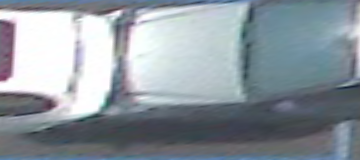
#> input picture Adaboost/Adaboost/data/test/car/vc_140.png, 360 x 160 px, given in place of video.mp4, which was not available
$ python absdiff.py
#> lines starting #> are read from the running program, lines starting #| are printed output that depends on the picture; pictures that were not available may be replaced by others from this repository, and a replacement may not be noted
import cv2 as cv
import numpy as np

video = cv.VideoCapture('video.mp4')

while(1):
    ret, frame1 = video.read()
#> frame1 is the input picture: shape (160, 360, 3); mean B, G, R 158.9, 151.2, 141.9
    ret, frame2 = video.read()
    gray1 = cv.cvtColor(frame1, cv.COLOR_BGR2GRAY)
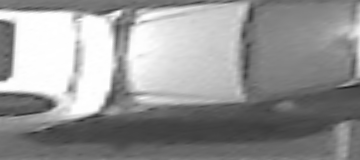
#> gray1: shape (160, 360); min 28, max 255, mean 149.3
    gray2 = cv.cvtColor(frame2, cv.COLOR_BGR2GRAY)
    blur1 = cv.GaussianBlur(gray1,(5,5),0)
    blur2 = cv.GaussianBlur(gray2,(5,5),0)
    result = cv.absdiff(blur1,blur2)
#> result: shape (160, 360); every value is 0
    result = cv.cvtColor(result,cv.COLOR_GRAY2BGR)
#> result: shape (160, 360, 3); every value is 0
    hsv = cv.cvtColor(result,cv.COLOR_BGR2HSV)
    lower_red = np.array([0,0,0])
    upper_red = np.array([0,50,50])
    mask=cv.inRange(hsv,lower_red,upper_red)
#> mask: shape (160, 360); every value is 255
    result[mask>0]=(0,0,0)
    result[mask<=0]=(0,255,0)
    toge = np.hstack((frame2,result))
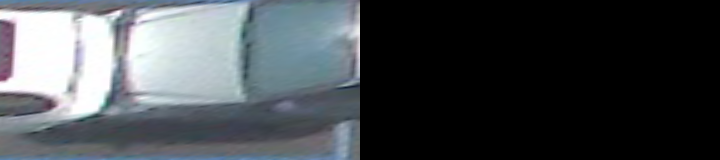
#> toge: shape (160, 720, 3); mean B, G, R 79.4, 75.6, 70.9
    toge = cv.resize(toge, (2000, 500))
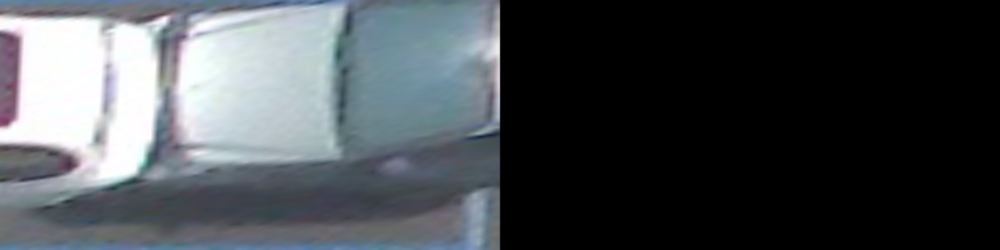
#> toge: shape (500, 2000, 3) (shown at 1/2 size); mean B, G, R 79.4, 75.6, 70.9
    cv.imshow('toge',toge)
    if cv.waitKey(1) & 0xFF == ord('q'):
#> (key q is pressed here)
        cv.imwrite('hw0_109550031_2.png', toge)
        break

video.release()
cv.destroyAllWindows()

$ run again, on Adaboost/Adaboost/data/test/car/vc_15.png
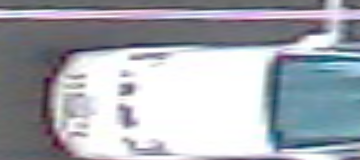
#> input picture Adaboost/Adaboost/data/test/car/vc_15.png, 360 x 160 px, given in place of video.mp4, which was not available
#> frame1 is the input picture: shape (160, 360, 3); mean B, G, R 178.1, 170.5, 166.6
#> mask: shape (160, 360); every value is 255
#> `toge = np.hstack((frame2,result))`:
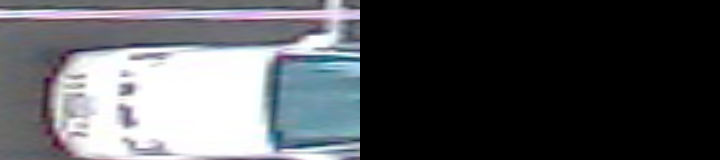
#> toge: shape (160, 720, 3); mean B, G, R 89, 85.3, 83.3
#> `toge = cv.resize(toge, (2000, 500))`:
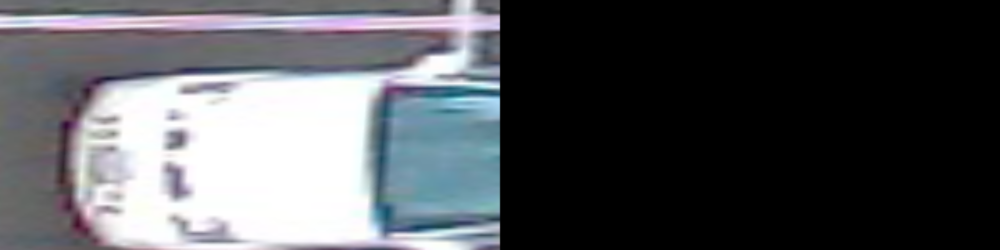
#> toge: shape (500, 2000, 3) (shown at 1/2 size); mean B, G, R 89, 85.2, 83.2

$ run again, on Adaboost/Adaboost/data/test/car/vc_160.png
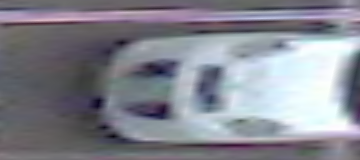
#> input picture Adaboost/Adaboost/data/test/car/vc_160.png, 360 x 160 px, given in place of video.mp4, which was not available
#> frame1 is the input picture: shape (160, 360, 3); mean B, G, R 143.6, 134, 132.3
#> mask: shape (160, 360); every value is 255
#> `toge = np.hstack((frame2,result))`:
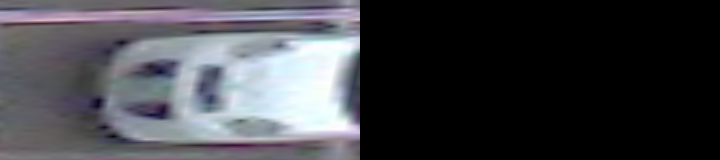
#> toge: shape (160, 720, 3); mean B, G, R 71.8, 67, 66.1
#> `toge = cv.resize(toge, (2000, 500))`:
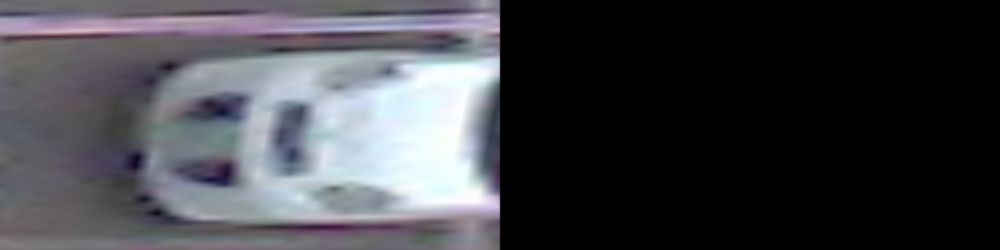
#> toge: shape (500, 2000, 3) (shown at 1/2 size); mean B, G, R 71.7, 66.9, 66.1

$ run again, on Adaboost/Adaboost/data/test/car/vc_164.png
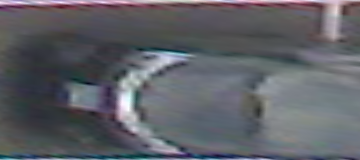
#> input picture Adaboost/Adaboost/data/test/car/vc_164.png, 360 x 160 px, given in place of video.mp4, which was not available
#> frame1 is the input picture: shape (160, 360, 3); mean B, G, R 102.9, 96.6, 94.8
#> mask: shape (160, 360); every value is 255
#> `toge = np.hstack((frame2,result))`:
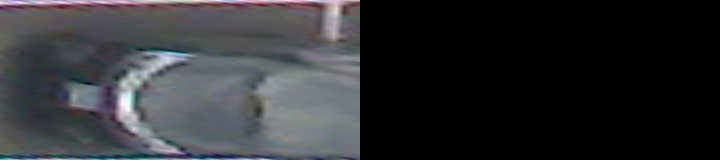
#> toge: shape (160, 720, 3); mean B, G, R 51.5, 48.3, 47.4
#> `toge = cv.resize(toge, (2000, 500))`:
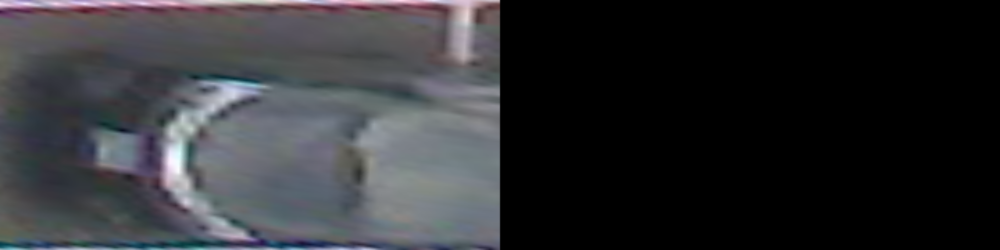
#> toge: shape (500, 2000, 3) (shown at 1/2 size); mean B, G, R 51.4, 48.2, 47.3
